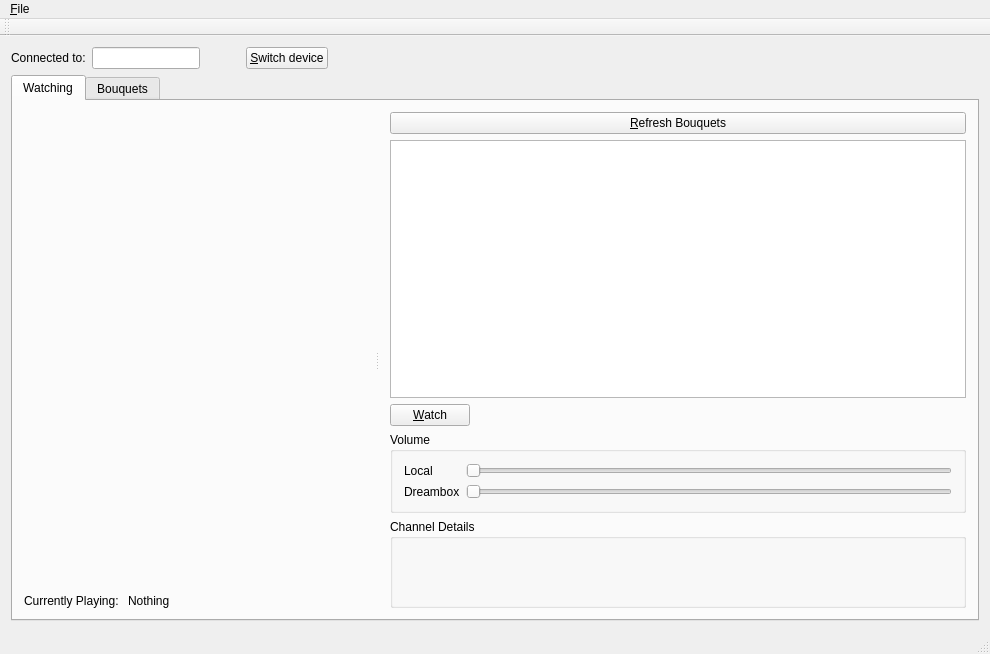
<?xml version="1.0" encoding="UTF-8"?>
<ui version="4.0">
 <class>QDream</class>
 <widget class="QMainWindow" name="QDream">
  <property name="geometry">
   <rect>
    <x>0</x>
    <y>0</y>
    <width>990</width>
    <height>654</height>
   </rect>
  </property>
  <property name="windowTitle">
   <string>QDream</string>
  </property>
  <widget class="QWidget" name="centralWidget">
   <layout class="QVBoxLayout" name="verticalLayout_3">
    <item>
     <layout class="QHBoxLayout" name="horizontalLayout_2" stretch="0,0,0,0,1">
      <item>
       <widget class="QLabel" name="label_3">
        <property name="text">
         <string>Connected to:</string>
        </property>
       </widget>
      </item>
      <item>
       <widget class="QLineEdit" name="leDevice"/>
      </item>
      <item>
       <spacer name="horizontalSpacer_2">
        <property name="orientation">
         <enum>Qt::Horizontal</enum>
        </property>
        <property name="sizeHint" stdset="0">
         <size>
          <width>40</width>
          <height>20</height>
         </size>
        </property>
       </spacer>
      </item>
      <item>
       <widget class="QPushButton" name="pbSwitchDevice">
        <property name="text">
         <string>&amp;Switch device</string>
        </property>
       </widget>
      </item>
      <item>
       <spacer name="horizontalSpacer_3">
        <property name="orientation">
         <enum>Qt::Horizontal</enum>
        </property>
        <property name="sizeHint" stdset="0">
         <size>
          <width>40</width>
          <height>20</height>
         </size>
        </property>
       </spacer>
      </item>
     </layout>
    </item>
    <item>
     <widget class="QTabWidget" name="tabWidget">
      <property name="currentIndex">
       <number>0</number>
      </property>
      <widget class="QWidget" name="tWatching">
       <attribute name="title">
        <string>Watching</string>
       </attribute>
       <layout class="QVBoxLayout" name="verticalLayout_4">
        <property name="spacing">
         <number>0</number>
        </property>
        <property name="margin">
         <number>0</number>
        </property>
        <item>
         <widget class="QSplitter" name="splitter">
          <property name="orientation">
           <enum>Qt::Horizontal</enum>
          </property>
          <widget class="QWidget" name="layoutWidget">
           <layout class="QVBoxLayout" name="verticalLayout" stretch="1,0">
            <item>
             <widget class="MediaVideoWidget" name="vwDreambox" native="true">
              <property name="sizePolicy">
               <sizepolicy hsizetype="Preferred" vsizetype="Preferred">
                <horstretch>1</horstretch>
                <verstretch>0</verstretch>
               </sizepolicy>
              </property>
             </widget>
            </item>
            <item>
             <layout class="QHBoxLayout" name="horizontalLayout" stretch="0,1">
              <item>
               <widget class="QLabel" name="label">
                <property name="text">
                 <string>Currently Playing: </string>
                </property>
               </widget>
              </item>
              <item>
               <widget class="QLabel" name="lblCurrentlyPlaying">
                <property name="text">
                 <string>Nothing</string>
                </property>
               </widget>
              </item>
             </layout>
            </item>
           </layout>
          </widget>
          <widget class="QWidget" name="verticalLayoutWidget">
           <layout class="QVBoxLayout" name="verticalLayout_2">
            <item>
             <widget class="QPushButton" name="pbRefreshBouquets">
              <property name="text">
               <string>&amp;Refresh Bouquets</string>
              </property>
             </widget>
            </item>
            <item>
             <widget class="QTreeWidget" name="twBouquets">
              <property name="editTriggers">
               <set>QAbstractItemView::NoEditTriggers</set>
              </property>
              <property name="showDropIndicator" stdset="0">
               <bool>false</bool>
              </property>
              <property name="alternatingRowColors">
               <bool>true</bool>
              </property>
              <property name="uniformRowHeights">
               <bool>true</bool>
              </property>
              <property name="animated">
               <bool>true</bool>
              </property>
              <property name="headerHidden">
               <bool>true</bool>
              </property>
              <column>
               <property name="text">
                <string notr="true">1</string>
               </property>
              </column>
             </widget>
            </item>
            <item>
             <layout class="QHBoxLayout" name="horizontalLayout_3">
              <item>
               <widget class="QPushButton" name="pbWatch">
                <property name="text">
                 <string>&amp;Watch</string>
                </property>
               </widget>
              </item>
              <item>
               <spacer name="horizontalSpacer">
                <property name="orientation">
                 <enum>Qt::Horizontal</enum>
                </property>
                <property name="sizeHint" stdset="0">
                 <size>
                  <width>40</width>
                  <height>20</height>
                 </size>
                </property>
               </spacer>
              </item>
             </layout>
            </item>
            <item>
             <widget class="QGroupBox" name="gbVolume">
              <property name="title">
               <string>Volume</string>
              </property>
              <layout class="QGridLayout" name="gridLayout">
               <item row="0" column="0">
                <widget class="QLabel" name="label_2">
                 <property name="text">
                  <string>Local</string>
                 </property>
                </widget>
               </item>
               <item row="1" column="0">
                <widget class="QLabel" name="label_4">
                 <property name="text">
                  <string>Dreambox</string>
                 </property>
                </widget>
               </item>
               <item row="0" column="1">
                <widget class="QSlider" name="vsLocalVolume">
                 <property name="orientation">
                  <enum>Qt::Horizontal</enum>
                 </property>
                </widget>
               </item>
               <item row="1" column="1">
                <widget class="QSlider" name="vsDreamboxVolume">
                 <property name="orientation">
                  <enum>Qt::Horizontal</enum>
                 </property>
                </widget>
               </item>
              </layout>
             </widget>
            </item>
            <item>
             <widget class="QGroupBox" name="groupBox">
              <property name="title">
               <string>Channel Details</string>
              </property>
              <layout class="QVBoxLayout" name="verticalLayout_5">
               <item>
                <widget class="QLabel" name="lblCurrentSender">
                 <property name="font">
                  <font>
                   <pointsize>16</pointsize>
                  </font>
                 </property>
                 <property name="text">
                  <string/>
                 </property>
                </widget>
               </item>
               <item>
                <widget class="QLabel" name="lblEPGs">
                 <property name="text">
                  <string/>
                 </property>
                </widget>
               </item>
              </layout>
             </widget>
            </item>
           </layout>
          </widget>
         </widget>
        </item>
       </layout>
      </widget>
      <widget class="QWidget" name="tBouquets">
       <attribute name="title">
        <string>Bouquets</string>
       </attribute>
      </widget>
     </widget>
    </item>
   </layout>
  </widget>
  <widget class="QMenuBar" name="menuBar">
   <property name="geometry">
    <rect>
     <x>0</x>
     <y>0</y>
     <width>990</width>
     <height>22</height>
    </rect>
   </property>
   <widget class="QMenu" name="menu_File">
    <property name="title">
     <string>&amp;File</string>
    </property>
    <addaction name="action_Connect"/>
    <addaction name="separator"/>
    <addaction name="aConfiguration"/>
    <addaction name="separator"/>
    <addaction name="action_Quit"/>
   </widget>
   <addaction name="menu_File"/>
  </widget>
  <widget class="QToolBar" name="mainToolBar">
   <attribute name="toolBarArea">
    <enum>TopToolBarArea</enum>
   </attribute>
   <attribute name="toolBarBreak">
    <bool>false</bool>
   </attribute>
  </widget>
  <widget class="QStatusBar" name="statusBar"/>
  <action name="action_Connect">
   <property name="text">
    <string>&amp;Connect</string>
   </property>
  </action>
  <action name="aConfiguration">
   <property name="text">
    <string>C&amp;onfiguration</string>
   </property>
  </action>
  <action name="action_Quit">
   <property name="text">
    <string>&amp;Quit</string>
   </property>
  </action>
  <action name="action_Configuration">
   <property name="text">
    <string>&amp;Configuration</string>
   </property>
  </action>
 </widget>
 <layoutdefault spacing="6" margin="11"/>
 <customwidgets>
  <customwidget>
   <class>MediaVideoWidget</class>
   <extends>QWidget</extends>
   <header>mediavideowidget.h</header>
   <container>1</container>
  </customwidget>
 </customwidgets>
 <resources/>
 <connections/>
</ui>
